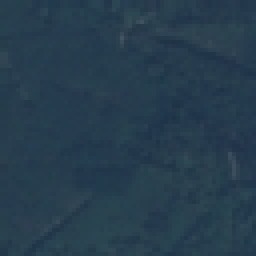
#> input picture Lab 2 - Image Transform/Forest_1.jpg, 64 x 64 px (shown 4 times larger)
$ jupyter execute --allow-errors 'Image Transforms.ipynb'
#> lines starting #> are read from the running program, lines starting #| are printed output that depends on the picture; long printed decimals are rounded
## Student Information

Please enter the names and IDs of the two students below:

1. **Name**: [Yasmine Ashraf Ghanem]
   **ID**: `9203707`

2. **Name**: [Yasmin Abdullah Nasser]
   **ID**: `9203717`

## Students Instructions

This is your first graded lab assignment, as you put the work you have studied in the lectures in action, please take this opportunity to enhance your understanding of the concepts and hone your skills. As you work on your assignment, please keep the following instructions in mind:

- Clearly state your personal information where indicated.
- Be ready with your work before the time of the next discussion slot in the schedule.
- Plagiarism will be met with penalties, refrain from copying any answers to make the most out of the assignment. If any signs of plagiarism are detected, actions will be taken.
- It is acceptable to share the workload of the assignment bearing the discussion in mind.
- Feel free to [reach out](mailto:cmpsy27@gmail.com) if there were any ambiguities.

## Installation Instructions

In this lab assignment, we require additional Python libraries for scientific mathematics, particularly in the context of machine learning (ML) and satellite image analysis. To fulfill these requirements, we need to install Scikit-learn and Scikit-image.
1. Install Scikit-learn
Scikit-learn (Sklearn) is a powerful Python library for ML tasks, offering various algorithms for classification, regression, clustering, and model evaluation. It is extensively used for analyzing satellite imagery, enabling tasks such as land cover classification and environmental parameter prediction. On the other hand, Scikit-image (Skimage) provides comprehensive tools for image processing and computer vision, facilitating tasks such as image preprocessing, feature extraction, and segmentation. These libraries are essential for extracting valuable insights from satellite images and conducting advanced analysis in scientific computing and research domains.
```bash
pip install scikit-learn scikit-image
```

[cell 1]
##Import all needed libraries
import numpy as np
from sklearn import cluster
import matplotlib.pyplot as plt
from mpl_toolkits.mplot3d import Axes3D
from sklearn.decomposition import PCA
from sklearn.preprocessing import StandardScaler
from skimage import io

'''
##The dataset is loaded to your GDrive so need to be mounted
from google.colab import drive
drive.mount('/content/drive')
'''

The PCA (Principal Component Analysis) algorithm, found within the `sklearn.decomposition` module, is widely utilized in machine learning for reducing the dimensionality of datasets. Its primary goal is to identify essential patterns or structures within the data.

In the realm of image processing, PCA serves to decrease the dimensionality of images by extracting a smaller set of features that capture the majority of the original data's variation. This becomes particularly beneficial as images often contain numerous pixels, posing challenges in data analysis and visualization.

Functioning by determining new coordinate systems that effectively encapsulate the data's variance, PCA identifies these coordinates as principal components. Each principal component sequentially captures varying degrees of data variance, enabling the reduction of data dimensionality while preserving significant information by retaining only the most informative principal components.

## R1- Apply PCA to RGB image

To implement PCA on an RGB image, the following steps are undertaken:

- **Convert the image to a 2D array of pixel values**: Begin by converting the RGB image into a two-dimensional array of pixel values. Each row of the array represents a pixel, and each column represents a color channel (R, G, B).

- **Scale the data to have zero mean and unit variance along each feature (channel) axis**: This step is crucial for ensuring that each color channel contributes equally to the PCA analysis. Scaling the data to have zero mean and unit variance along each feature axis helps in standardizing the range of values across different channels, preventing any single channel from dominating the analysis.

- **Perform PCA with 3 components using scikit-learn**: Utilize the scikit-learn library to perform Principal Component Analysis with three components. The choice of three components is made to retain sufficient information while reducing the dimensionality of the data. This decision aims to strike a balance between capturing significant variance and avoiding overfitting.

### Requirements

- Plot the Eigen Vectors in 3D.
- Remove the least significant principal component.
- Plot the most significant eigen vectors in 2D.
- State the percentage of variance covered and provide commentary on its significance.

[cell 2]
# Requirement 1

# TODO: Load the JPG image "Forest_1.jpg"
forest_image = io.imread('Forest_1.jpg')
#> forest_image is the input picture: shape (64, 64, 3); mean R, G, B 38.9, 61.1, 77.6
print("Original Image Shape:", forest_image.shape)
#| Original Image Shape: (64, 64, 3)

# TODO: Convert the image to a 2D array of pixel values
height, width, channels = forest_image.shape
#> height = 64; width = 64; channels = 3
pixel_array = forest_image.reshape((height * width, channels))
print("2D Pixel Array Shape:",pixel_array.shape)
#| 2D Pixel Array Shape: (4096, 3)

# TODO: Scale the data to have zero mean and unit variance along each feature axis.
scaler = StandardScaler()
scaler.fit(pixel_array)
scaled_pixel_array = scaler.transform(pixel_array)

# TODO: Perform PCA with 3 components
pca = PCA(n_components=3)
pca.fit(scaled_pixel_array)
pca_pixel_array = pca.transform(scaled_pixel_array)

# TODO: Screen plot of the eigen vectors
eigen_vectors = pca.components_
eigen_values = pca.explained_variance_
eigent_values_rarios = pca.explained_variance_ratio_

# Plotting
fig = plt.figure()
ax = fig.add_subplot(111, projection='3d')

# Plot eigenvectors in 3D
origin = [0, 0, 0]
ax.quiver(*origin, *eigen_vectors[0], length=1, color='r', arrow_length_ratio=0.1)
ax.quiver(*origin, *eigen_vectors[1], length=1, color='g', arrow_length_ratio=0.1)
ax.quiver(*origin, *eigen_vectors[2], length=1, color='b', arrow_length_ratio=0.1)

# Set plot limits
ax.set_xlim([-1, 1])
ax.set_ylim([-1, 1])
ax.set_zlim([-1, 1])

# Set labels
ax.set_xlabel('PC1')
ax.set_ylabel('PC2')
ax.set_zlabel('PC3')


# Projection of the most significant eigen vectors on the 2D plane
# ax.view_init(-90,0)

# Show plot
plt.title('3D plot of Eigenvectors')
plt.show()
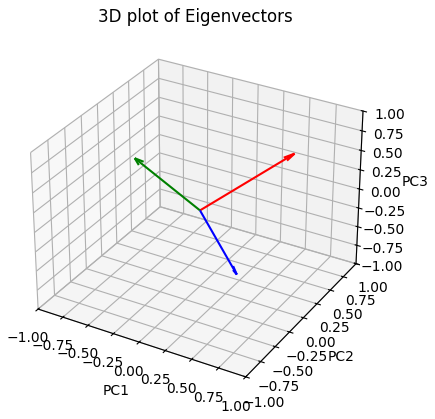
#> figure drawn by matplotlib, 1 panel

# Plot the PCA transformed data in 3D
fig = plt.figure()
ax = fig.add_subplot(111, projection='3d')

# Extract the three principal components
pc1 = pca_pixel_array[:, 0]
#> pc1 = 4096 values, max 13.03 at index 606, min -4.89 at index 1463, mean -6.94e-16
pc2 = pca_pixel_array[:, 1]
#> pc2 = 4096 values, max 1.59 at index 3071, min -1.41 at index 3248, mean -2.2e-15
pc3 = pca_pixel_array[:, 2]
#> pc3 = 4096 values, max 1.36 at index 2682, min -1.12 at index 3818, mean 1.96e-15

ax.scatter(pc1, pc2, pc3, c='b', marker='o')
ax.set_xlabel('PC1')
ax.set_ylabel('PC2')
ax.set_zlabel('PC3')
ax.set_title('3D PCA Plot')
plt.show()
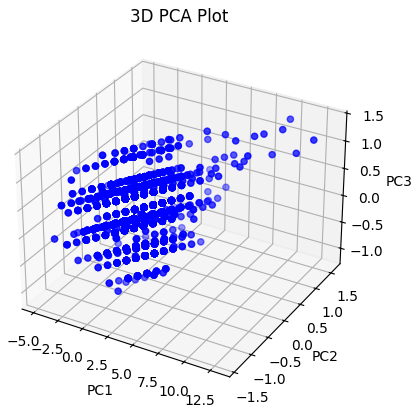
#> figure drawn by matplotlib, 1 panel

# TODO: Remove the lowest unimportant PC
most_significant_eigenvectors = eigen_vectors[0:2, :] # the least significant PC is PC3 since it has the lowest eigenvalue so we keep PC1 and PC2

# Plot the most significant eigenvectors in 2D


# Plot the transformed data using only the first and second principal components
plt.scatter(pc1, pc2, c='b', marker='o')

plt.quiver(most_significant_eigenvectors[0][0], most_significant_eigenvectors[0][1], color='r')
plt.quiver(most_significant_eigenvectors[1][0], most_significant_eigenvectors[1][1], color='r')


# Set labels and title
plt.xlabel('PC1')
plt.ylabel('PC2')
plt.title('2D PCA Plot (Top 2 Components)')
# Show the plot
plt.show()
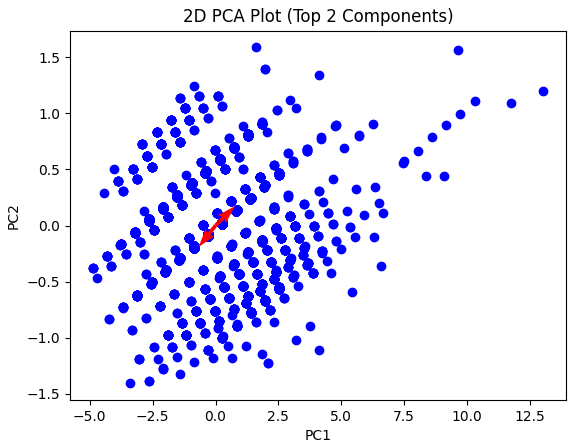
#> figure drawn by matplotlib, 1 panel

# TODO: Print the covariance matrix, eigenvalues, and eigen vectors and comment on the result.
print("Covariance Matrix:\n", np.cov(pixel_array.T), '\n') # transposed to get the covariance between the columns
#| Covariance Matrix:
#|  [[11.260 10.774  6.761]
#|  [10.774 13.830  7.433]
#|  [ 6.761  7.433  5.978]]
print("Correlation Matrix:\n", np.corrcoef(pixel_array.T), '\n') # transposed to get the correlation between the columns
#| Correlation Matrix:
#|  [[1.         0.8634 0.8241]
#|  [0.8634 1.         0.8175]
#|  [0.8241 0.8175 1.        ]]
print("Eigen Values:\n", eigen_values,'\n')
print("Eigen Values Ratios:\n", eigent_values_rarios,'\n')

print("Eigen Vectors:\n", eigen_vectors,'\n')
print("Eigen Vectors of 2 Most Significant PCs:\n", most_significant_eigenvectors,'\n')
